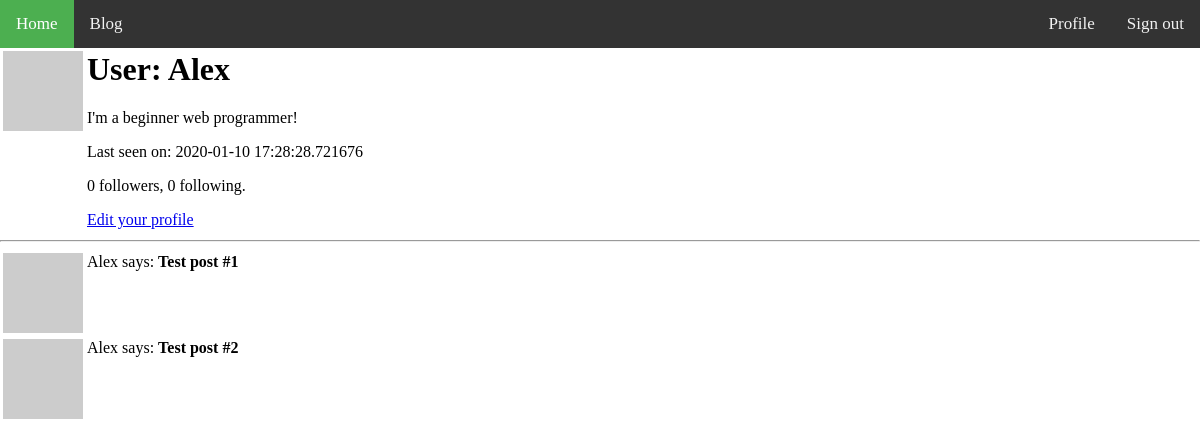
The app's page /user/Alex (signed in), older data.
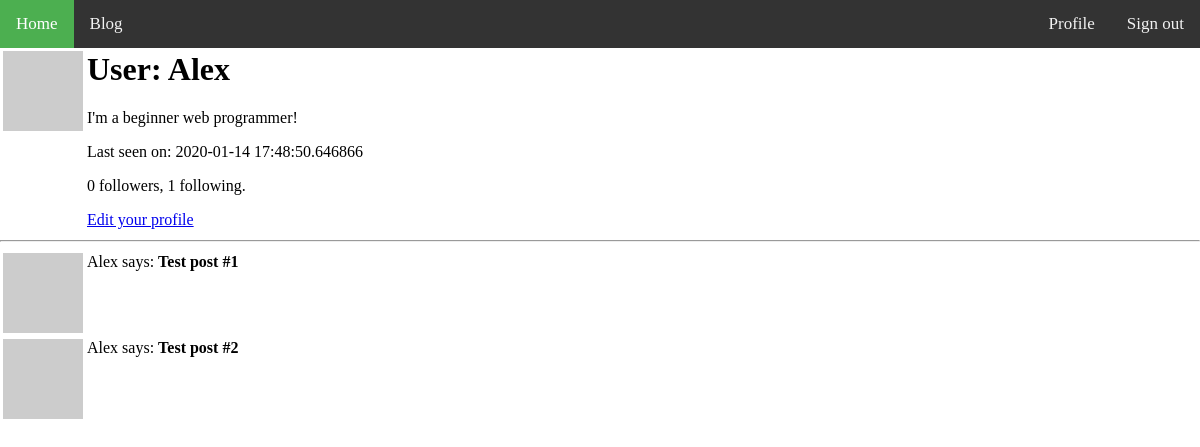
The same page, newer data.
### app/models.py (models this page shows, shortened)
class User(UserMixin ,db.Model):
    id = db.Column(db.Integer, primary_key=True)
    username = db.Column(db.String(64), index=True, unique=True)
    email = db.Column(db.String(128), index=True, unique=True)
    password_hash = db.Column(db.String(128))
    posts = db.relationship('Post', backref='author', lazy='dynamic')
    about_me = db.Column(db.String(256))
    last_seen = db.Column(db.DateTime, default=datetime.utcnow)
    followed = db.relationship(
        'User', secondary=followers,
        primaryjoin=(followers.c.follower_id==id),
        secondaryjoin=(followers.c.followed_id==id),
        backref=db.backref('followers', lazy='dynamic'), lazy='dynamic'
    )
    def avatar(self, size):
        digest = md5(self.email.lower().encode('utf-8')).hexdigest()
        return 'https://www.gravatar.com/avatar/{}?d=identicon&s={}'.format(
            digest, size)

### app/routes.py (the view)
@app.route('/user/<username>')
@login_required
def user(username):
    user = User.query.filter_by(username=username).first_or_404()
    posts = [
        {'author': user, 'body': 'Test post #1'},
        {'author': user, 'body': 'Test post #2'}
    ]
    return render_template('user.html', user=user, posts=posts)

### app/models.py (called while the page is built)
@login.user_loader
def load_user(id):
    return User.query.get(int(id))

### app/routes.py (called while the page is built)
@app.before_request
def before_request():
    if current_user.is_authenticated:
        current_user.last_seen = datetime.utcnow()
        db.session.commit()

### app/templates/user.html
{% extends 'base.html' %}
{% block content %}
    <table>
        <tr valign="top">
            <td><img src="{{ user.avatar(128) }}"></td>
            <td>
                <h1>User: {{ user.username }}</h1>
                {% if user.about_me  %}<p>{{ user.about_me }}</p>{% endif %}
                {% if user.last_seen  %}<p>Last seen on: {{ user.last_seen }}</p>{% endif %}
                <p>{{ user.followers.count() }} followers, {{ user.followed.count() }} following.</p>
                {% if user == current_user %}
                    <p><a href="{{ url_for('edit_profile') }}">Edit your profile</a></p>
                {% elif not current_user.is_following(user) %}
                    <p><a href="{{ url_for('follow', username=user.username) }}">Follow</a></p>
                {% else %}
                    <p><a href="{{ url_for('unfollow', username=user.username) }}">Unfollow</a></p>
                {% endif %}
            </td>
        </tr>
    </table>
    <hr>
    {% for post in posts %}
        {% include '_post.html' %}
    {% endfor %}
{% endblock  %}

### app/templates/base.html (shortened to what this page needs)
<html>
    <head>
        <link rel="stylesheet" href="{{url_for('static', filename='css/style.css') }}">
    </head>
    <body>
    <div class='topnav'>
        <a class='active' href={{ url_for('main') }}>Home</a>
        <a href={{ url_for('index') }}>Blog</a>
        <div class="topnav-right">
            {% if current_user.is_anonymous %}
            <a href={{ url_for("login") }}>Sign In</a>
            {% else %}
            <a href={{ url_for("user", username=current_user.username) }}>Profile</a>
            <a href={{ url_for("logout") }}>Sign out</a>
            {% endif %}
        </div>
    </div>
    {% block content %}
    {% endblock %}
    </body>
</html>

### app/templates/_post.html
<table>
    <tr valign="top">
        <td><img src="{{ user.avatar(36) }}"></td>
        <td>{{ post.author.username }} says: <b>{{ post.body }}</td>
    </tr>
</table>

### app/static/css/style.css (style rules this page uses)
body, html { height: 100%; margin: 0; }
.topnav { background-color: #333; overflow: hidden; }
.topnav a { float: left; color: #f2f2f2; text-align: center; padding: 14px 16px; text-decoration: none; font-size: 17px; }
.topnav a.active { background-color: #4CAF50; color: white; }
.topnav-right { float: right; }

Row changes from the older to the newer data that the page shows:
changed User "Alex": last_seen "2020-01-10 17:28:28.721676" → "2020-01-14 17:48:50.646866"
Text that changed along with them:
{{ user.followed.count() }}: "0" → "1"
